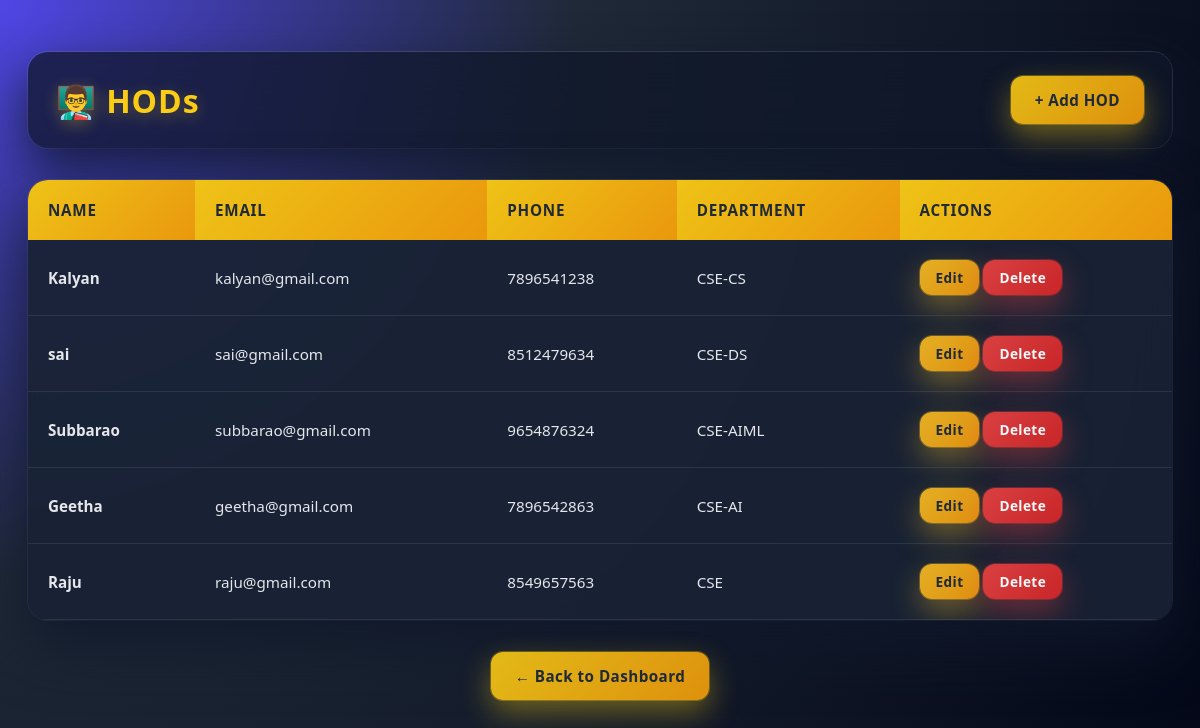
The app's page /hods/ with its own data.
### app1/models.py (models this page shows, shortened)
class HOD(models.Model):
    name = models.CharField(max_length=100)
    email = models.EmailField(unique=True)
    phone = models.CharField(max_length=15)
    department = models.OneToOneField(Department, on_delete=models.CASCADE)

class Department(models.Model):
    name = models.CharField(max_length=100)
    code = models.CharField(max_length=10, unique=True)

### app1/views.py (the view)
# urls.py: path('hods/', views.hod_list, name='hod_list'),
def hod_list(request):
    hods = HOD.objects.all()
    return render(request, 'frontend_app1/hod_list.html', {'hods': hods})

### templates/frontend_app1/hod_list.html (shortened to what this page needs)
<!DOCTYPE html>
<html lang="en">
<head>
</head>
<body>
    <div class="container">
        <div class="header">
            <h1>👨‍🏫 HODs</h1>
            <a href="{% url 'hod_create' %}" class="btn btn-primary">+ Add HOD</a>
        </div>
        <div class="table-container">
            <table>
                <thead>
                    <tr>
                        <th>Name</th>
                        <th>Email</th>
                        <th>Phone</th>
                        <th>Department</th>
                        <th>Actions</th>
                    </tr>
                </thead>
                <tbody>
                    {% for hod in hods %}
                    <tr>
                        <td><strong>{{ hod.name }}</strong></td>
                        <td>{{ hod.email }}</td>
                        <td>{{ hod.phone }}</td>
                        <td>{{ hod.department.name }}</td>
                        <td class="actions">
                            <a href="{% url 'hod_update' hod.id %}" class="btn btn-small btn-warning">Edit</a>
                            <a href="{% url 'hod_delete' hod.id %}" class="btn btn-small btn-danger">Delete</a>
                        </td>
                    </tr>
                    {% empty %}
                    <tr>
                        <td colspan="5" style="text-align: center; padding: 40px; color: #666;">No HODs found.</td>
                    </tr>
                    {% endfor %}
                </tbody>
            </table>
        </div>
        <div style="text-align: center; margin-top: 30px;">
            <a href="{% url 'dashboard' %}" class="btn btn-primary">← Back to Dashboard</a>
        </div>
    </div>
</body>
</html>

### templates/frontend_app1/hod_list.html (style rules this page uses)
* { margin: 0; padding: 0; box-sizing: border-box; }
body { font-family: 'Segoe UI', Tahoma, Geneva, Verdana, sans-serif; min-height: 100vh; background: radial-gradient(circle at top left, #4f46e5 0%, #1f2937 40%, #020617 100%); color: #0f172a; padding: 20px 0; }
.container { max-width: 1200px; width: 100%; margin: 0 auto; padding: 32px 28px; }
.header { display: flex; justify-content: space-between; align-items: center; margin-bottom: 32px; background: rgba(15, 23, 42, 0.75); border-radius: 20px; padding: 24px 28px; box-shadow: 0 20px 50px rgba(15, 23, 42, 0.85), 0 0 0 1px rgba(148, 163, 184, 0.25); backdrop-filter: blur(20px); }
.header h1 { color: #facc15; font-size: 2rem; font-weight: 700; letter-spacing: 0.03em; text-shadow: 0 4px 16px rgba(250, 204, 21, 0.3); }
.btn { display: inline-flex; align-items: center; gap: 8px; padding: 14px 24px; border: none; border-radius: 12px; font-size: 0.95rem; font-weight: 600; letter-spacing: 0.03em; text-decoration: none; cursor: pointer; transition: all 0.25s ease; backdrop-filter: blur(12px); }
.btn-primary { background: linear-gradient(135deg, rgba(250, 204, 21, 0.9), rgba(245, 158, 11, 0.9)); color: #1f2937; box-shadow: 0 12px 30px rgba(250, 204, 21, 0.4), 0 0 0 1px rgba(250, 204, 21, 0.3); }
.btn-warning { background: linear-gradient(135deg, rgba(251, 191, 36, 0.9), rgba(245, 158, 11, 0.9)); color: #1f2937; box-shadow: 0 12px 30px rgba(251, 191, 36, 0.4), 0 0 0 1px rgba(251, 191, 36, 0.3); }
.btn-danger { background: linear-gradient(135deg, rgba(239, 68, 68, 0.9), rgba(220, 38, 38, 0.9)); color: #f9fafb; box-shadow: 0 12px 30px rgba(239, 68, 68, 0.4), 0 0 0 1px rgba(239, 68, 68, 0.3); }
.btn-small { padding: 8px 16px; font-size: 0.85rem; }
.table-container { background: rgba(15, 23, 42, 0.85); border-radius: 20px; overflow: hidden; box-shadow: 0 24px 60px rgba(15, 23, 42, 0.9), 0 0 0 1px rgba(148, 163, 184, 0.2); backdrop-filter: blur(22px); margin-bottom: 32px; }
table { width: 100%; border-collapse: collapse; background: rgba(30, 41, 59, 0.6); }
th { background: linear-gradient(135deg, rgba(250, 204, 21, 0.95), rgba(245, 158, 11, 0.95)); color: #1f2937; padding: 20px; text-align: left; font-weight: 600; font-size: 0.95rem; letter-spacing: 0.05em; text-transform: uppercase; }
td { padding: 20px; color: #e5e7eb; border-bottom: 1px solid rgba(148, 163, 184, 0.15); font-size: 0.95rem; }
tr { transition: all 0.2s ease; }
.actions { white-space: nowrap; }
.container > div:last-child { text-align: center; }

### records on screen
HOD: name "Kalyan", email "kalyan@gmail.com", phone "7896541238", department.name "CSE-CS"
HOD: name "sai", email "sai@gmail.com", phone "8512479634", department.name "CSE-DS"
HOD: name "Subbarao", email "subbarao@gmail.com", phone "9654876324", department.name "CSE-AIML"
HOD: name "Geetha", email "geetha@gmail.com", phone "7896542863", department.name "CSE-AI"
HOD: name "Raju", email "raju@gmail.com", phone "8549657563", department.name "CSE"
